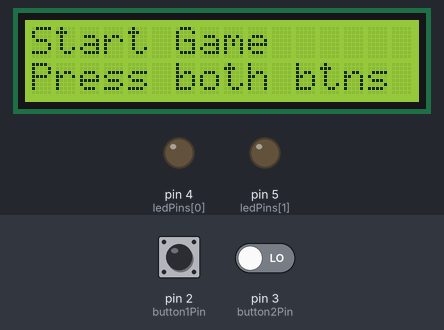
A sketch run on a simulated Arduino Uno, built with avr-gcc and run on an emulated ATmega328P. On the bench: 16×2 character LCD, output pins drawn as LEDs (lit = HIGH). Inputs (shaded band) come from the test bench; at power-on: pin 2 (button1Pin) LOW, pin 3 (button2Pin) LOW. Random numbers use the default seed unless the sketch sets one; what the sketch prints to the serial monitor is not drawn.

Above: at 1.2 s.
1.3 s: pin 2 (button1Pin) driven HIGH and pin 3 (button2Pin) driven HIGH
At 2.2 s:
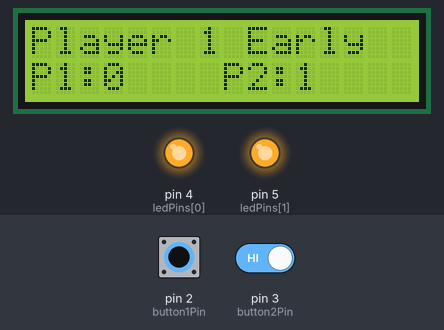
At 4.1 s:
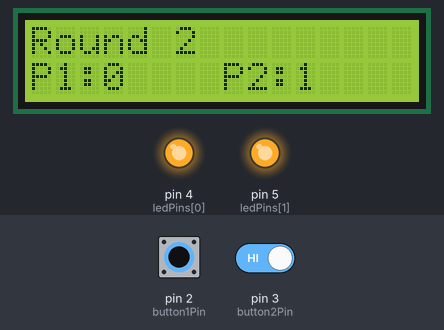
4.3 s: pin 2 (button1Pin) pulsed LOW 2 times (0.12 s each, 0.3 s apart)
At 7.5 s:
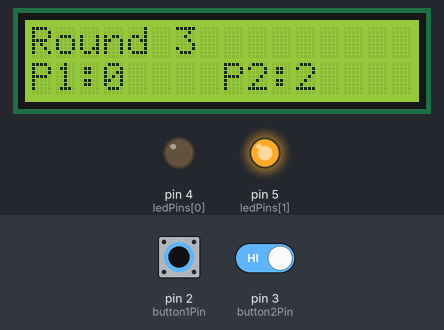
Timing chart, 0 to 10.2 s (numbered marks = the images above; inputs shaded):
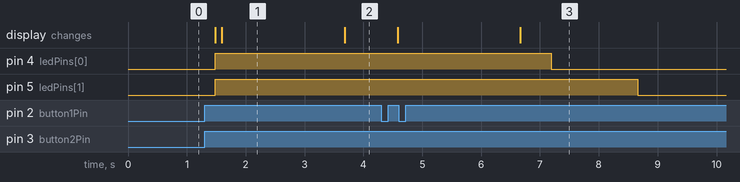

The sketch:

DIYReactionFestival.ino
```cpp
#include <Wire.h>
#include <LiquidCrystal_I2C.h>

// Initialize LCD (address 0x27 is common, adjust if needed)
LiquidCrystal_I2C lcd(0x27, 16, 2);

// Pin definitions
const int button1Pin = 2;  // Player 1 button
const int button2Pin = 3;  // Player 2 button
const int ledPins[] = {4, 5};  // 2 LEDs
const int numLeds = 2;

// Game variables
int player1Score = 0;
int player2Score = 0;
int roundCount = 0;
const int maxRounds = 5;
bool gameActive = false;

// Debouncing variables
const unsigned long debounceDelay = 50;  // 50ms debounce time
bool lastButton1State = LOW;
bool lastButton2State = LOW;
bool button1Pressed = false;
bool button2Pressed = false;

// Serial print timing
unsigned long lastSerialPrint = 0;
const unsigned long serialPrintInterval = 100;  // Print every 100ms

void setup() {
  // Initialize serial communication
  Serial.begin(9600);
  Serial.println("Reaction Game Started");

  // Initialize pins
  pinMode(button1Pin, INPUT);
  pinMode(button2Pin, INPUT);
  for (int i = 0; i < numLeds; i++) {
    pinMode(ledPins[i], OUTPUT);
    digitalWrite(ledPins[i], LOW);  // LEDs off initially
  }

  // Initialize LCD
  lcd.init();
  lcd.backlight();
  lcd.setCursor(0, 0);
  lcd.print("Start Game");
  lcd.setCursor(0, 1);
  lcd.print("Press both btns");
  Serial.println("LCD Initialized: Start Game, Press both btns");
}

void loop() {
  // Read button states with debouncing
  bool button1State = debounceButton(button1Pin, lastButton1State, button1Pressed);
  bool button2State = debounceButton(button2Pin, lastButton2State, button2Pressed);

  // Print button states in the main loop (waiting for game start)
  if (millis() - lastSerialPrint >= serialPrintInterval) {
    Serial.print("Main Loop - P1: ");
    Serial.print(button1State ? "1" : "0");
    Serial.print(" | P2: ");
    Serial.print(button2State ? "1" : "0");
    Serial.println();
    lastSerialPrint = millis();
  }

  // Wait for both buttons to be pressed to start the game
  if (!gameActive && button1State && button2State) {
    gameActive = true;
    Serial.println("Both buttons pressed - Starting game");
    startNewGame();
    // Reset flags after starting the game
    button1Pressed = false;
    button2Pressed = false;
  }
}

bool debounceButton(int pin, bool &lastState, bool &pressedFlag) {
  bool reading = digitalRead(pin);
  bool state = lastState;

  // If the button state has changed, wait for debounce
  if (reading != lastState) {
    delay(debounceDelay);
    reading = digitalRead(pin);
    if (reading != lastState) {
      state = reading;
      // Only set pressed flag on rising edge (LOW to HIGH)
      if (state == HIGH) {
        pressedFlag = true;
      }
    }
  }

  lastState = state;
  return pressedFlag;
}

void startNewGame() {
  player1Score = 0;
  player2Score = 0;
  roundCount = 0;
  playRound();
}

void playRound() {
  if (roundCount >= maxRounds) {
    endGame();
    return;
  }

  roundCount++;
  updateDisplay("Round " + String(roundCount));
  displayScores();
  Serial.println("Round " + String(roundCount) + " started");

  // Turn on both LEDs
  for (int i = 0; i < numLeds; i++) {
    digitalWrite(ledPins[i], HIGH);
  }

  // Countdown: Turn off LEDs one by one
  for (int i = 0; i < numLeds; i++) {
    unsigned long startTime = millis();
    unsigned long delayTime = random(500, 2001);  // Random delay between 0.5-2 seconds
    while (millis() - startTime < delayTime) {
      // Check button states during countdown
      bool button1State = debounceButton(button1Pin, lastButton1State, button1Pressed);
      bool button2State = debounceButton(button2Pin, lastButton2State, button2Pressed);

      // Print button states during countdown
      if (millis() - lastSerialPrint >= serialPrintInterval) {
        Serial.print("Countdown LED " + String(i + 1) + " - P1: ");
        Serial.print(button1State ? "1" : "0");
        Serial.print(" | P2: ");
        Serial.print(button2State ? "1" : "0");
        Serial.println();
        lastSerialPrint = millis();
      }

      if (button1State) {
        player2Score++;
        updateDisplay("Player 1 Early");
        displayScores();
        Serial.println("Player 1 pressed too early - P2 wins round");
        delay(2000);
        button1Pressed = false;
        button2Pressed = false;
        playRound();
        return;
      }
      if (button2State) {
        player1Score++;
        updateDisplay("Player 2 Early");
        displayScores();
        Serial.println("Player 2 pressed too early - P1 wins round");
        delay(2000);
        button1Pressed = false;
        button2Pressed = false;
        playRound();
        return;
      }
    }
    digitalWrite(ledPins[i], LOW);
    Serial.println("LED " + String(i + 1) + " turned off");
  }

  // Reaction time measurement
  bool winnerDeclared = false;
  while (!winnerDeclared) {
    bool button1State = debounceButton(button1Pin, lastButton1State, button1Pressed);
    bool button2State = debounceButton(button2Pin, lastButton2State, button2Pressed);

    // Print button states during reaction phase
    if (millis() - lastSerialPrint >= serialPrintInterval) {
      Serial.print("Reaction Phase - P1: ");
      Serial.print(button1State ? "1" : "0");
      Serial.print(" | P2: ");
      Serial.print(button2State ? "1" : "0");
      Serial.println();
      lastSerialPrint = millis();
    }

    if (button1State) {
      player1Score++;
      updateDisplay("Player 1 Won");
      displayScores();
      Serial.println("Player 1 wins round " + String(roundCount));
      winnerDeclared = true;
    }
    else if (button2State) {
      player2Score++;
      updateDisplay("Player 2 Won");
      displayScores();
      Serial.println("Player 2 wins round " + String(roundCount));
      winnerDeclared = true;
    }
  }

  delay(2000);  // Show winner for 2 seconds
  button1Pressed = false;
  button2Pressed = false;
  playRound();
}

void updateDisplay(String message) {
  // Reinitialize LCD to ensure it's responsive
  lcd.init();
  lcd.backlight();
  lcd.clear();
  lcd.setCursor(0, 0);
  lcd.print(message);
  Serial.println("LCD Update: " + message);
}

void displayScores() {
  lcd.setCursor(0, 1);
  lcd.print("P1:");
  lcd.print(player1Score);
  lcd.setCursor(8, 1);
  lcd.print("P2:");
  lcd.print(player2Score);
  Serial.println("LCD Scores: P1:" + String(player1Score) + " P2:" + String(player2Score));
}

void endGame() {
  updateDisplay("End Game");
  displayScores();
  Serial.println("Game Over - " + String(player1Score > player2Score ? "Player 1 wins!" : player2Score > player1Score ? "Player 2 wins!" : "It's a tie!"));
  delay(10000);  // Show final result for 10 seconds
  updateDisplay("Start Game");
  lcd.setCursor(0, 1);
  lcd.print("Press both btns");
  Serial.println("LCD Reset: Start Game, Press both btns");
  gameActive = false;
  button1Pressed = false;
  button2Pressed = false;
  Serial.println("Game reset - Press both buttons to start again");
}
```

Measured:
- after the input at 1.3 s, pin 4 (ledPins[0]), pin 5 (ledPins[1]): LOW → HIGH after 0.19 s; the display: first changes after 0.19 s (image 1 shows a later state)
- after the input at 4.3 s, the display: first changes after 0.28 s (image 3 shows a later state)
- what the display in image 1 shows lasts 2.1 s, from 1.6 s to 3.7 s
